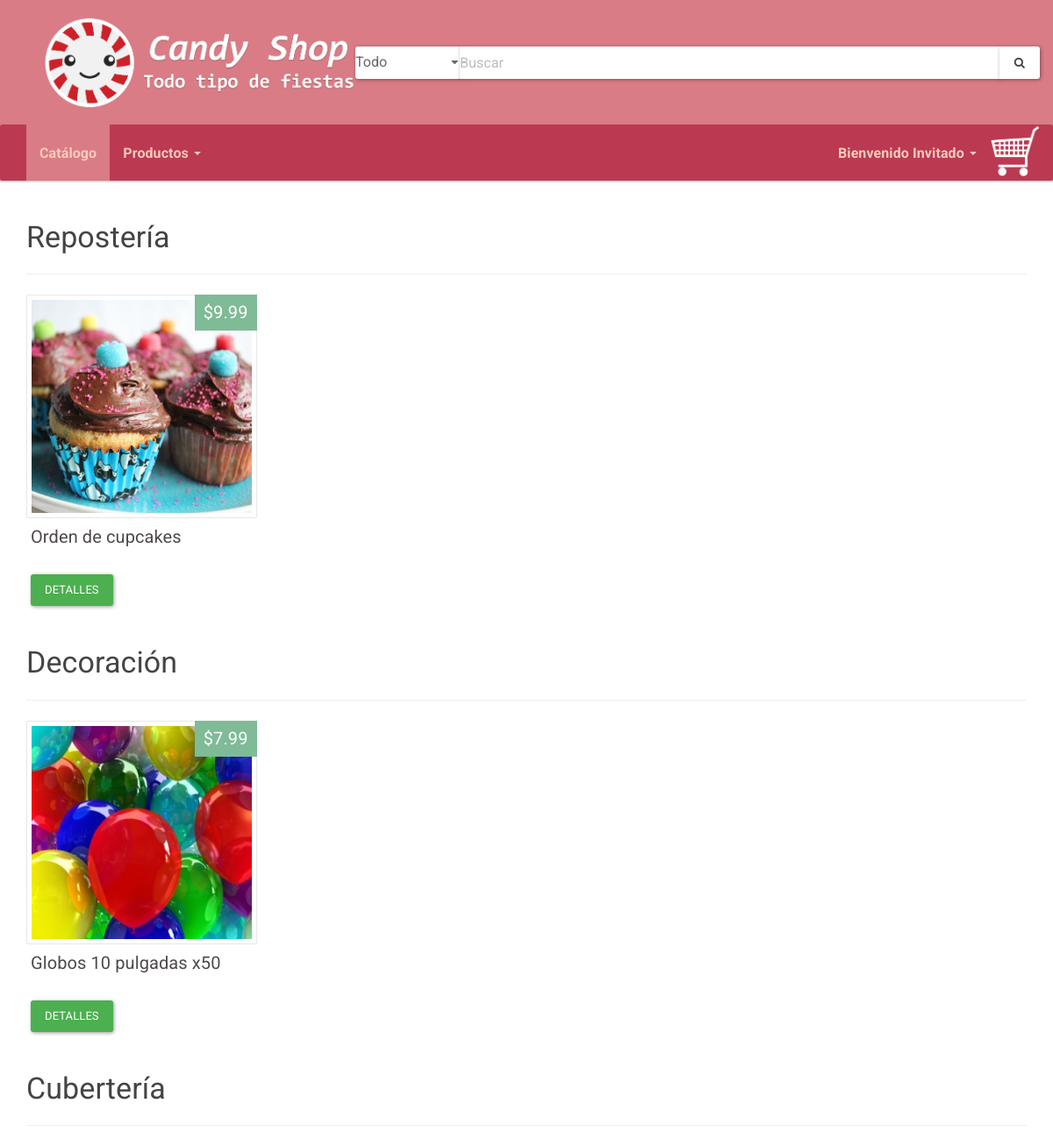
Before: / (upper part) with the older database file.
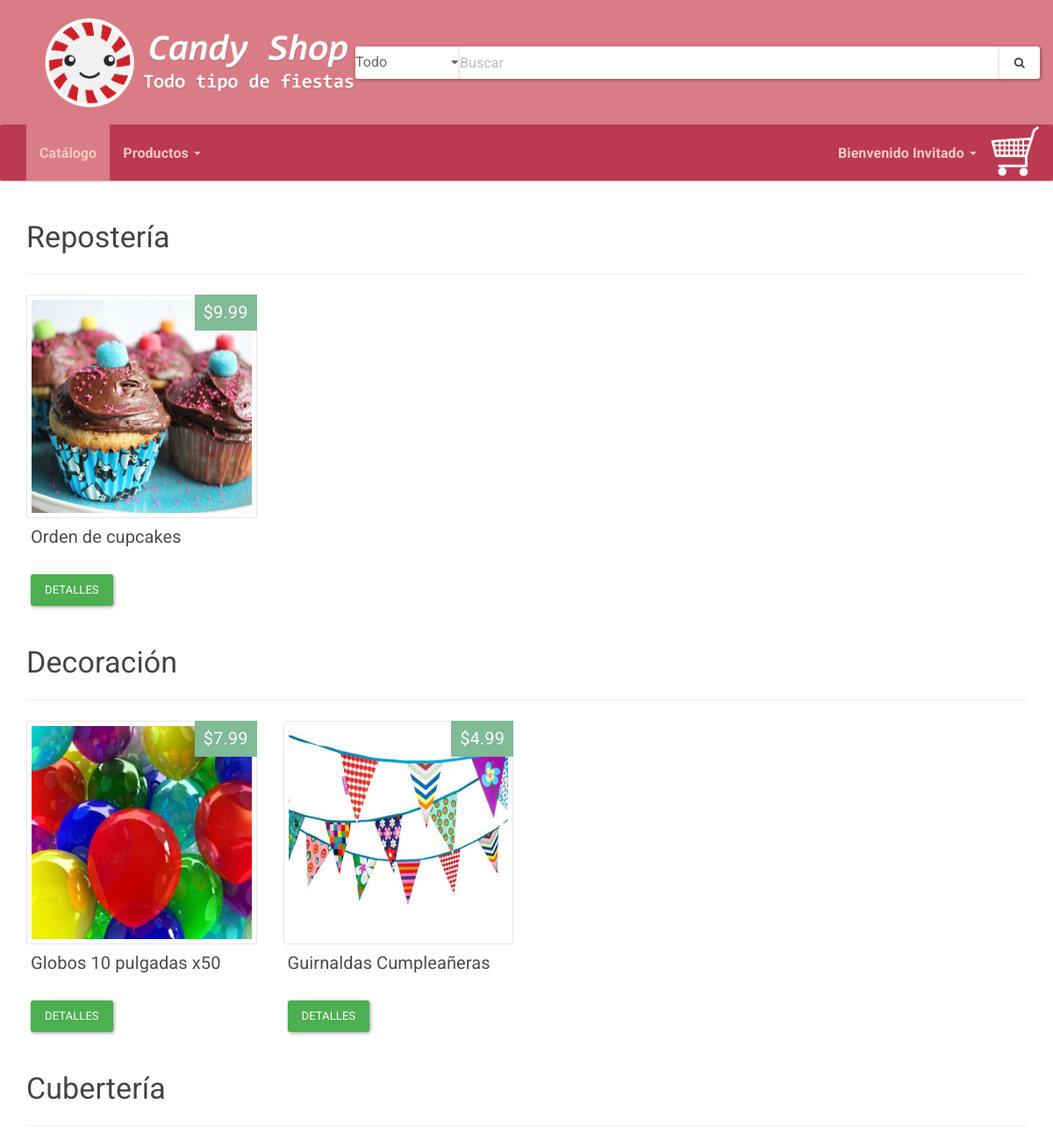
After: the same page with the newer database file.
### tables this page shows
CREATE TABLE `categoria` (
  `idcategoria` int(11) NOT NULL AUTO_INCREMENT,
  `nombre` varchar(50) DEFAULT NULL,
  `nombre_EN` varchar(50) DEFAULT NULL,
  PRIMARY KEY (`idcategoria`)
);

CREATE TABLE `productos` (
  `id` int(11) NOT NULL AUTO_INCREMENT,
  `idcategoria` int(11) DEFAULT NULL,
  `nombre` text NOT NULL,
  `nombre_EN` varchar(255) DEFAULT NULL,
  `descripcion` text NOT NULL,
  `descripcion_EN` varchar(255) DEFAULT NULL,
  `imagen` text NOT NULL,
  `precio` double NOT NULL,
  PRIMARY KEY (`id`),
  KEY `fk_producto_categoria` (`idcategoria`),
  CONSTRAINT `fk_producto_categoria` FOREIGN KEY (`idcategoria`) REFERENCES `categoria` (`idcategoria`) ON DELETE SET NULL ON UPDATE CASCADE
);

### funciones/consultas.php (called while the page is built, shortened)
<?php
	require_once(__ROOT__.'/conexion.php');
	function getCategorias($id="%"){
		global $db;
		$stmt = $db->prepare("SELECT * FROM categoria WHERE idcategoria LIKE ? ORDER BY idcategoria asc");
		$tipo = $id=="%"?"s":"i";
		$stmt->bind_param($tipo,$id);
		$rows = array();
		if ($stmt->execute()) {
			$result = $stmt->get_result();
			while ($row = $result->fetch_assoc()) {
				array_push($rows, $row);
			}
		}
		return $rows;
	}
	function getProductoPorCategoria($idcategoria="%"){
		global $db;
		$stmt = $db->prepare("SELECT * FROM productos WHERE idcategoria LIKE ?");
		$tipo = $idcategoria=="%"?"s":"i";
		$stmt->bind_param($tipo,$idcategoria);
		$rows = array();
		if ($stmt->execute()) {
			$result = $stmt->get_result();
			while ($row = $result->fetch_assoc()) {
				array_push($rows, $row);
			}
		}
		return $rows;
	}
?>

### index.php (the view, shortened to what this page needs)
<?php include 'include/header.php'; ?>
	<section class="container">
	<?php
		$categorias = isset($_GET["idcategoria"])?getCategorias($_GET["idcategoria"]):getCategorias();
		foreach ($categorias as $key => $categoria) {
			$productos = getProductoPorCategoria($categoria['idcategoria']);
			echo "<h3>".$categoria['nombre']."</h3><hr/>";
			echo "<div class='row'>";
			foreach ($productos as $key => $producto) {
		?>
			<div class="col-md-3 col-lg-3 col-sm-6 col-xs-12 producto-container">
				<div class="producto">
					<span class='producto-precio'>$<?=$producto['precio'];?></span>
					<a href="./detalles.php?id=<?=$producto['id']; ?>">
						<img src="./productos/<?=$producto['imagen'];?>">
					</a>
					<div class="producto-detalles">
						<h2 class='producto-nombre'><?=$producto['nombre'];?></h2>
						<a class='btn btn-success' href="./detalles.php?id=<?=$producto['id']; ?>">Detalles</a>
					</div>
				</div>
			</div>
		<?php
			}
			echo "</div>";
		}
		?>
	</section>
<?php include 'include/footer.php'; ?>

Changed rows visible on the page:
added productos: precio "4.99", imagen (picture), nombre "Guirnaldas Cumpleañeras", shown under categoria "Decoración"
